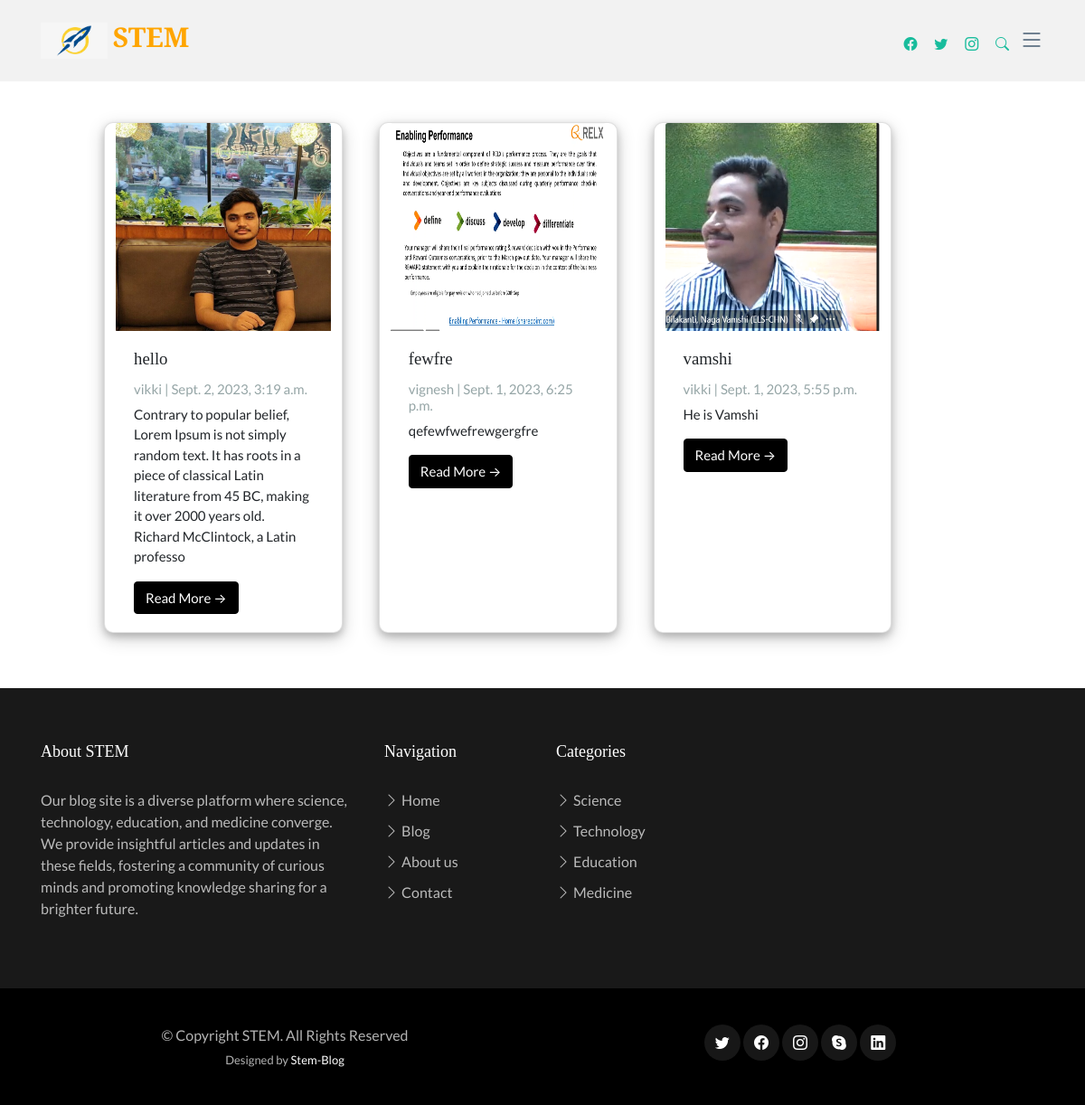
Screenshot of /blog/ with the database file from the repository.
### myapp/models.py (models this page shows, shortened)
class Post(models.Model):
  image = models.ImageField(upload_to='post_images/',default='static/img/edu.jpg')
  title =  models.CharField(max_length=200, unique=True)
  slug =   models.SlugField(max_length=200, unique=True)
  author = models.ForeignKey(User, on_delete=models.CASCADE, related_name='blog_posts')
  created_on = models.DateTimeField(auto_now_add=True)
  updated_on = models.DateTimeField(auto_now=True)
  content = models.TextField()
  status = models.IntegerField(choices=STATUS, default=0)
  class Meta:
    ordering = ['-created_on']

### index1/views.py (the view)
# urls.py: 2. Add a URL to urlpatterns:  path('blog/', include('blog.urls'))
def blog(request):
    posts = Post.objects.all()
    context={
    'Post' :  posts,
    }
    return render(request,'blog.html',context)

### templates/blog.html
{% extends 'layouts.html' %}
{% load static %}
{% block 'blogsection' %}
<body>
<div style="padding:3em 0em;">
<div class="container" style="padding-left: 100px;">
  <div class="row row-cols-1 row-cols-md-4 g-4" style="grid-gap: 40px !important; ">
  {% for post in Post %}
  <div class="card mb-3" style="box-shadow: 0 4px 8px 0 rgba(0, 0, 0, 0.2), 0 6px 20px 0 rgba(0, 0, 0, 0.19); border-radius: 10px;">
    <img class="card-img-top" src="{{ post.image.url }}" alt="{{ post.title }} Image" style="height: 230px;">
    <div class="card-body">
      <h5 class="card-title">{{ post.title }}</h5>
      <p class="card-text text-muted h6">{{ post.author }} | {{ post.created_on}} </p>
      <p class="card-text">{{post.content|slice:":200"}}</p>
      <a href="{% url 'post_detail' post.slug  %}" class="btn btn-primary">Read More &rarr;</a>
    </div>
  </div>
  {% endfor %}
</div>
</div>
</div>
</body>
</html>
{% endblock %}

### templates/layouts.html (shortened to what this page needs)
{% load static %}
<!DOCTYPE html>
<html lang="en">
<head>
  <link href="{% static 'vendor/bootstrap/css/bootstrap.min.css'%}" rel="stylesheet">
  <link href="{% static 'vendor/bootstrap-icons/bootstrap-icons.css'%}" rel="stylesheet">
  <link href="{% static 'vendor/swiper/swiper-bundle.min.css'%}" rel="stylesheet">
  <link href="{% static 'vendor/glightbox/css/glightbox.min.css'%}" rel="stylesheet">
  <link href="{% static 'vendor/aos/aos.css'%}" rel="stylesheet">
  <link href="{% static 'css/variables.css'%}" rel="stylesheet">
  <link href="{% static 'css/main.css'%}" rel="stylesheet">
   <link rel="stylesheet" href="https://stackpath.bootstrapcdn.com/bootswatch/4.5.2/flatly/bootstrap.min.css">
</head>
<body>
<header id="header" class="header d-flex align-items-center fixed-top" style="position: relative !important;">
    <div class="container-fluid container-xl d-flex align-items-center justify-content-between">
      <a href="index.html" class="logo d-flex align-items-center">
        <img src="static/img/logo.png" alt="">
        <h1 style="color:orange">STEM</h1>
      </a>
      <nav id="navbar" class="navbar">
      </nav>
      <div class="position-relative">
        <a href="#" class="mx-2"><span class="bi-facebook"></span></a>
        <a href="#" class="mx-2"><span class="bi-twitter"></span></a>
        <a href="#" class="mx-2"><span class="bi-instagram"></span></a>
        <a href="#" class="mx-2 js-search-open"><span class="bi-search"></span></a>
        <i class="bi bi-list mobile-nav-toggle"></i>
      </div>
    </div>
</header>
{% block 'blogsection' %}
{% endblock %}
<footer id="footer" class="footer">
    <div class="footer-content">
      <div class="container">
        <div class="row g-5">
          <div class="col-lg-4">
            <h3 class="footer-heading">About STEM</h3>
            <p>Our blog site is a diverse platform where science, technology, education, and medicine converge. We provide insightful articles and updates in these fields, fostering a community of curious minds and promoting knowledge sharing for a brighter future.</p>
          </div>
          <div class="col-6 col-lg-2">
            <h3 class="footer-heading">Navigation</h3>
            <ul class="footer-links list-unstyled">
              <li><a href="{% url 'home' %}"><i class="bi bi-chevron-right"></i> Home</a></li>
              <li><a href="{% url 'blog' %}"><i class="bi bi-chevron-right"></i> Blog</a></li>
              <li><a href="{% url 'about' %}"><i class="bi bi-chevron-right"></i> About us</a></li>
              <li><a href="{% url 'contact' %}"><i class="bi bi-chevron-right"></i> Contact</a></li>
            </ul>
          </div>
          <div class="col-6 col-lg-2">
            <h3 class="footer-heading">Categories</h3>
            <ul class="footer-links list-unstyled">
              <li><a href="profile/categories/1"><i class="bi bi-chevron-right"></i> Science</a></li>
              <li><a href="profile/categories/2"><i class="bi bi-chevron-right"></i> Technology</a></li>
              <li><a href="profile/categories/3"><i class="bi bi-chevron-right"></i> Education</a></li>
              <li><a href="profile/categories/4"><i class="bi bi-chevron-right"></i> Medicine</a></li>
            </ul>
          </div>
        </div>
      </div>
    </div>
    <div class="footer-legal">
      <div class="container">
        <div class="row justify-content-between">
          <div class="col-md-6 text-center text-md-start mb-3 mb-md-0">
            <div class="copyright">
              © Copyright <strong><span>STEM</span></strong>. All Rights Reserved
            </div>
            <div class="credits">
              Designed by <a href="https://bootstrapmade.com/">Stem-Blog</a>
            </div>
          </div>
          <div class="col-md-6">
            <div class="social-links mb-3 mb-lg-0 text-center text-md-end">
              <a href="#" class="twitter"><i class="bi bi-twitter"></i></a>
              <a href="#" class="facebook"><i class="bi bi-facebook"></i></a>
              <a href="#" class="instagram"><i class="bi bi-instagram"></i></a>
              <a href="#" class="google-plus"><i class="bi bi-skype"></i></a>
              <a href="https://in.linkedin.com/company/elsevier" class="linkedin"><i class="bi bi-linkedin"></i></a>
            </div>
          </div>
        </div>
      </div>
    </div>
</footer>
</body>
</html>

### static/css/variables.css (style rules this page uses)
:root { --font-default: 'EB Garamond', system-ui, -apple-system, "Segoe UI", Roboto, "Helvetica Neue", Arial, "Noto Sans", "Liberation Sans", sans-serif, "Apple Color Emoji", "Segoe UI Emoji", "Segoe UI Symbol", "Noto Color Emoji"; --font-primary: 'EB Garamond', serif; --font-secondary: 'Inter', sans-serif; --color-default: #212529; --color-default-rgb: 33, 37, 41; --color-links: #212529; --color-links-hover: #15171a; --color-primary: #212529; --color-primary-light: #26282c; --color-primary-dark: #0b0c0e; --color-primary-rgb: 33, 37, 41; --color-primary-light-rgb: 38, 40, 44; --color-primary-dark-rgb: 11, 12, 14; --color-secondary: #596d80; --color-secondary-light: #8498aa; --color-secondary-dark: #404f5c; --color-secondary-rgb: 89, 109, 128; --color-secondary-light-rgb: 132, 152, 170; --color-secondary-dark-rgb: 64, 79, 92; --color-blue: #0d6efd; --color-blue-rgb: 13, 110, 253; --color-indigo: #6610f2; --color-indigo-rgb: 102, 16, 242; --color-purple: #6f42c1; --color-purple-rgb: 111, 66, 193; --color-pink: #f3268c; --color-pink-rgb: 243, 38, 140; --color-red: #df1529; --color-red-rgb: 223, 21, 4; --color-orange: #fd7e14; --color-orange-rgb: 253, 126, 20; --color-yellow: #ffc107; --color-yellow-rgb: 255, 193, 7; --color-green: #059652; --color-green-rgb: 5, 150, 82; --color-teal: #20c997; --color-teal-rgb: 32, 201, 151; --color-cyan: #0dcaf0; --color-cyan-rgb: 13, 202, 240; --color-white: #ffffff; --color-white-rgb: 255, 255, 255; --color-gray: #6c757d; --color-gray-rgb: 108, 117, 125; --color-black: #000000; --color-black-rgb: 0, 0, 0; }
:root { --bs-blue: var(--color-blue); --bs-indigo: var(--color-indigo); --bs-purple: var(--color-purple); --bs-pink: var(--color-pink); --bs-red: var(--color-red); --bs-orange: var(--color-orange); --bs-yellow: var(--color-yellow); --bs-green: var(--color-green); --bs-teal: var(--color-teal); --bs-cyan: var(--color-cyan); --bs-white: var(--color-white); --bs-gray: var(--color-gray); --bs-gray-dark: #343a40; --bs-gray-100: #f8f9fa; --bs-gray-200: #e9ecef; --bs-gray-300: #dee2e6; --bs-gray-400: #ced4da; --bs-gray-500: #adb5bd; --bs-gray-600: #6c757d; --bs-gray-700: #495057; --bs-gray-800: #343a40; --bs-gray-900: #212529; --bs-primary: var(--color-blue); --bs-secondary: var(--color-blue); --bs-success: #198754; --bs-info: #0dcaf0; --bs-warning: #ffc107; --bs-danger: #dc3545; --bs-light: #f8f9fa; --bs-dark: #212529; --bs-primary-rgb: var(--color-primary-rgb); --bs-secondary-rgb: var(--color-secondary-rgb); --bs-success-rgb: 25, 135, 84; --bs-info-rgb: 13, 202, 240; --bs-warning-rgb: 255, 193, 7; --bs-danger-rgb: 220, 53, 69; --bs-light-rgb: 248, 249, 250; --bs-dark-rgb: 33, 37, 41; --bs-white-rgb: var(--color-white-rgb); --bs-black-rgb: var(--color-black-rgb); --bs-body-color-rgb: var(--color-default-rgb); --bs-body-bg-rgb: 255, 255, 255; --bs-font-sans-serif: var(--font-default); --bs-font-monospace: SFMono-Regular, Menlo, Monaco, Consolas, "Liberation Mono", "Courier New", monospace; --bs-gradient: linear-gradient(180deg, rgba(255, 255, 255, 0.15), rgba(255, 255, 255, 0)); --bs-body-font-family: var(--font-default); --bs-body-font-size: 1rem; --bs-body-font-weight: 400; --bs-body-line-height: 1.5; --bs-body-color: var(--color-default); --bs-body-bg: #fff; }

### rows the page displays
Post: image (picture), title "hello", author "vikki", created_on "Sept. 2, 2023, 3:19 a.m.", content "Contrary to popular belief, Lorem Ipsum is not simply random text. It has roots in a piece of classical Latin literature from 45 BC, making it over 2000 years old. Richard McClintock, a Latin professo"
Post: image (picture), title "fewfre", author "vignesh", created_on "Sept. 1, 2023, 6:25 p.m.", content "qefewfwefrewgergfre"
Post: image (picture), title "vamshi", author "vikki", created_on "Sept. 1, 2023, 5:55 p.m.", content "He is Vamshi"
